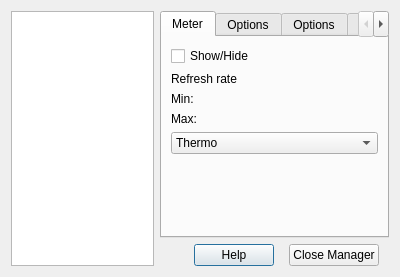
<?xml version="1.0" encoding="UTF-8"?>
<ui version="4.0">
 <class>QRL_MetersManager</class>
 <widget class="QDialog" name="QRL_MetersManager">
  <property name="geometry">
   <rect>
    <x>0</x>
    <y>0</y>
    <width>400</width>
    <height>277</height>
   </rect>
  </property>
  <property name="minimumSize">
   <size>
    <width>400</width>
    <height>277</height>
   </size>
  </property>
  <property name="maximumSize">
   <size>
    <width>400</width>
    <height>277</height>
   </size>
  </property>
  <property name="windowTitle">
   <string>Meters Manager</string>
  </property>
  <property name="windowIcon">
   <iconset>
    <normaloff>:/icons/meter_icon.xpm</normaloff>:/icons/meter_icon.xpm</iconset>
  </property>
  <layout class="QGridLayout">
   <item row="1" column="1">
    <layout class="QHBoxLayout">
     <item>
      <spacer>
       <property name="orientation">
        <enum>Qt::Horizontal</enum>
       </property>
       <property name="sizeHint" stdset="0">
        <size>
         <width>40</width>
         <height>20</height>
        </size>
       </property>
      </spacer>
     </item>
     <item>
      <widget class="QPushButton" name="helpButton">
       <property name="text">
        <string>Help</string>
       </property>
      </widget>
     </item>
     <item>
      <spacer>
       <property name="orientation">
        <enum>Qt::Horizontal</enum>
       </property>
       <property name="sizeHint" stdset="0">
        <size>
         <width>16</width>
         <height>20</height>
        </size>
       </property>
      </spacer>
     </item>
     <item>
      <widget class="QPushButton" name="closeButton">
       <property name="text">
        <string>Close Manager</string>
       </property>
      </widget>
     </item>
     <item>
      <spacer>
       <property name="orientation">
        <enum>Qt::Horizontal</enum>
       </property>
       <property name="sizeHint" stdset="0">
        <size>
         <width>16</width>
         <height>20</height>
        </size>
       </property>
      </spacer>
     </item>
    </layout>
   </item>
   <item row="0" column="0" rowspan="2">
    <widget class="QListWidget" name="meterListWidget">
     <property name="baseSize">
      <size>
       <width>100</width>
       <height>0</height>
      </size>
     </property>
    </widget>
   </item>
   <item row="0" column="1">
    <widget class="QTabWidget" name="tabWidget">
     <property name="currentIndex">
      <number>0</number>
     </property>
     <widget class="QWidget" name="tab">
      <attribute name="title">
       <string>Meter</string>
      </attribute>
      <layout class="QGridLayout">
       <item row="0" column="0" colspan="3">
        <widget class="QCheckBox" name="showCheckBox">
         <property name="text">
          <string>Show/Hide</string>
         </property>
        </widget>
       </item>
       <item row="1" column="0" colspan="2">
        <widget class="QLabel" name="frameLabel">
         <property name="text">
          <string>Refresh rate</string>
         </property>
        </widget>
       </item>
       <item row="1" column="2">
        <widget class="QwtCounter" name="rrCounter">
         <property name="enabled">
          <bool>false</bool>
         </property>
         <property name="numButtons">
          <number>1</number>
         </property>
         <property name="basicstep" stdset="0">
          <double>0.100000000000000</double>
         </property>
         <property name="minValue">
          <double>0.100000000000000</double>
         </property>
         <property name="maxValue">
          <double>50.000000000000000</double>
         </property>
         <property name="value">
          <double>20.000000000000000</double>
         </property>
        </widget>
       </item>
       <item row="2" column="0">
        <widget class="QLabel" name="minLabel">
         <property name="text">
          <string>Min:</string>
         </property>
        </widget>
       </item>
       <item row="2" column="1" colspan="2">
        <widget class="QwtCounter" name="minCounter">
         <property name="numButtons">
          <number>0</number>
         </property>
         <property name="basicstep" stdset="0">
          <double>0.500000000000000</double>
         </property>
         <property name="minValue">
          <double>-2147483647.000000000000000</double>
         </property>
         <property name="maxValue">
          <double>2147483647.000000000000000</double>
         </property>
         <property name="stepButton1">
          <number>10</number>
         </property>
         <property name="stepButton2">
          <number>100</number>
         </property>
         <property name="stepButton3">
          <number>1000</number>
         </property>
         <property name="value">
          <double>-1.000000000000000</double>
         </property>
        </widget>
       </item>
       <item row="3" column="0">
        <widget class="QLabel" name="maxLabel">
         <property name="text">
          <string>Max:</string>
         </property>
        </widget>
       </item>
       <item row="3" column="1" colspan="2">
        <widget class="QwtCounter" name="maxCounter">
         <property name="numButtons">
          <number>0</number>
         </property>
         <property name="basicstep" stdset="0">
          <double>0.500000000000000</double>
         </property>
         <property name="minValue">
          <double>-2147483647.000000000000000</double>
         </property>
         <property name="maxValue">
          <double>2147483647.000000000000000</double>
         </property>
         <property name="stepButton1">
          <number>10</number>
         </property>
         <property name="stepButton2">
          <number>100</number>
         </property>
         <property name="stepButton3">
          <number>1000</number>
         </property>
         <property name="value">
          <double>1.000000000000000</double>
         </property>
        </widget>
       </item>
       <item row="4" column="0" colspan="3">
        <widget class="QComboBox" name="meterComboBox">
         <item>
          <property name="text">
           <string>Thermo</string>
          </property>
         </item>
         <item>
          <property name="text">
           <string>Dial</string>
          </property>
         </item>
         <item>
          <property name="text">
           <string>LCD</string>
          </property>
         </item>
        </widget>
       </item>
       <item row="5" column="0" colspan="3">
        <spacer>
         <property name="orientation">
          <enum>Qt::Vertical</enum>
         </property>
         <property name="sizeHint" stdset="0">
          <size>
           <width>207</width>
           <height>21</height>
          </size>
         </property>
        </spacer>
       </item>
      </layout>
     </widget>
     <widget class="QWidget" name="ThermoOptions">
      <attribute name="title">
       <string>Options</string>
      </attribute>
      <widget class="QPushButton" name="thermoColor1PushButton">
       <property name="geometry">
        <rect>
         <x>10</x>
         <y>50</y>
         <width>83</width>
         <height>27</height>
        </rect>
       </property>
       <property name="text">
        <string>BarColor</string>
       </property>
      </widget>
      <widget class="QComboBox" name="directionComboBox">
       <property name="enabled">
        <bool>false</bool>
       </property>
       <property name="geometry">
        <rect>
         <x>10</x>
         <y>20</y>
         <width>72</width>
         <height>22</height>
        </rect>
       </property>
       <item>
        <property name="text">
         <string>vertical</string>
        </property>
       </item>
       <item>
        <property name="text">
         <string>horizontal</string>
        </property>
       </item>
      </widget>
      <widget class="QLabel" name="label">
       <property name="geometry">
        <rect>
         <x>20</x>
         <y>90</y>
         <width>57</width>
         <height>18</height>
        </rect>
       </property>
       <property name="text">
        <string>pipeWith</string>
       </property>
      </widget>
      <widget class="QwtCounter" name="pipeWithCounter">
       <property name="geometry">
        <rect>
         <x>100</x>
         <y>90</y>
         <width>74</width>
         <height>23</height>
        </rect>
       </property>
       <property name="numButtons">
        <number>0</number>
       </property>
       <property name="basicstep" stdset="0">
        <double>1.000000000000000</double>
       </property>
       <property name="minValue">
        <double>1.000000000000000</double>
       </property>
       <property name="maxValue">
        <double>1000.000000000000000</double>
       </property>
       <property name="value">
        <double>14.000000000000000</double>
       </property>
      </widget>
      <widget class="QPushButton" name="thermoColor2PushButton">
       <property name="enabled">
        <bool>true</bool>
       </property>
       <property name="geometry">
        <rect>
         <x>100</x>
         <y>50</y>
         <width>83</width>
         <height>27</height>
        </rect>
       </property>
       <property name="text">
        <string>BarColor</string>
       </property>
      </widget>
      <widget class="QComboBox" name="colorComboBox">
       <property name="geometry">
        <rect>
         <x>90</x>
         <y>20</y>
         <width>121</width>
         <height>22</height>
        </rect>
       </property>
       <item>
        <property name="text">
         <string>LinearGradient</string>
        </property>
       </item>
       <item>
        <property name="text">
         <string>Color</string>
        </property>
       </item>
      </widget>
      <widget class="QCheckBox" name="alarmCheckBox">
       <property name="geometry">
        <rect>
         <x>20</x>
         <y>120</y>
         <width>83</width>
         <height>22</height>
        </rect>
       </property>
       <property name="text">
        <string>alarm</string>
       </property>
      </widget>
      <widget class="QwtCounter" name="alarmLevelCounter">
       <property name="enabled">
        <bool>true</bool>
       </property>
       <property name="geometry">
        <rect>
         <x>140</x>
         <y>120</y>
         <width>74</width>
         <height>23</height>
        </rect>
       </property>
       <property name="numButtons">
        <number>0</number>
       </property>
       <property name="basicstep" stdset="0">
        <double>0.001000000000000</double>
       </property>
       <property name="minValue">
        <double>-1000000.000000000000000</double>
       </property>
       <property name="maxValue">
        <double>1000000.000000000000000</double>
       </property>
       <property name="value">
        <double>1.000000000000000</double>
       </property>
      </widget>
      <widget class="QLabel" name="label_3">
       <property name="geometry">
        <rect>
         <x>90</x>
         <y>120</y>
         <width>31</width>
         <height>18</height>
        </rect>
       </property>
       <property name="text">
        <string>level</string>
       </property>
      </widget>
      <widget class="QPushButton" name="alarmThermoColor1PushButton">
       <property name="enabled">
        <bool>true</bool>
       </property>
       <property name="geometry">
        <rect>
         <x>10</x>
         <y>150</y>
         <width>83</width>
         <height>27</height>
        </rect>
       </property>
       <property name="text">
        <string>BarColor</string>
       </property>
      </widget>
      <widget class="QPushButton" name="alarmThermoColor2PushButton">
       <property name="enabled">
        <bool>true</bool>
       </property>
       <property name="geometry">
        <rect>
         <x>120</x>
         <y>150</y>
         <width>83</width>
         <height>27</height>
        </rect>
       </property>
       <property name="text">
        <string>BarColor</string>
       </property>
      </widget>
     </widget>
     <widget class="QWidget" name="DialOptions">
      <attribute name="title">
       <string>Options</string>
      </attribute>
      <widget class="QPushButton" name="dialColorPushButton">
       <property name="geometry">
        <rect>
         <x>60</x>
         <y>50</y>
         <width>111</width>
         <height>27</height>
        </rect>
       </property>
       <property name="text">
        <string>needle color</string>
       </property>
      </widget>
     </widget>
     <widget class="QWidget" name="LcdOptions">
      <attribute name="title">
       <string>Options</string>
      </attribute>
      <widget class="QPushButton" name="fontPushButton">
       <property name="geometry">
        <rect>
         <x>50</x>
         <y>100</y>
         <width>111</width>
         <height>31</height>
        </rect>
       </property>
       <property name="text">
        <string>Change Fonts</string>
       </property>
      </widget>
      <widget class="QComboBox" name="formatComboBox">
       <property name="geometry">
        <rect>
         <x>10</x>
         <y>10</y>
         <width>191</width>
         <height>29</height>
        </rect>
       </property>
       <property name="currentIndex">
        <number>1</number>
       </property>
       <item>
        <property name="text">
         <string> e - exp. format</string>
        </property>
       </item>
       <item>
        <property name="text">
         <string>f - fixed format</string>
        </property>
       </item>
       <item>
        <property name="text">
         <string>g - mixed format</string>
        </property>
       </item>
      </widget>
      <widget class="QLabel" name="label_4">
       <property name="geometry">
        <rect>
         <x>10</x>
         <y>60</y>
         <width>69</width>
         <height>20</height>
        </rect>
       </property>
       <property name="text">
        <string>Precision:</string>
       </property>
      </widget>
      <widget class="QwtCounter" name="precisionCounter">
       <property name="geometry">
        <rect>
         <x>90</x>
         <y>50</y>
         <width>84</width>
         <height>30</height>
        </rect>
       </property>
       <property name="numButtons">
        <number>0</number>
       </property>
       <property name="basicstep" stdset="0">
        <double>1.000000000000000</double>
       </property>
       <property name="minValue">
        <double>-1.000000000000000</double>
       </property>
       <property name="maxValue">
        <double>100.000000000000000</double>
       </property>
       <property name="value">
        <double>4.000000000000000</double>
       </property>
      </widget>
     </widget>
    </widget>
   </item>
  </layout>
 </widget>
 <customwidgets>
  <customwidget>
   <class>QwtCounter</class>
   <extends>QWidget</extends>
   <header>qwt_counter.h</header>
  </customwidget>
 </customwidgets>
 <tabstops>
  <tabstop>meterListWidget</tabstop>
  <tabstop>tabWidget</tabstop>
  <tabstop>pipeWithCounter</tabstop>
  <tabstop>alarmLevelCounter</tabstop>
  <tabstop>colorComboBox</tabstop>
  <tabstop>thermoColor1PushButton</tabstop>
  <tabstop>thermoColor2PushButton</tabstop>
  <tabstop>alarmThermoColor1PushButton</tabstop>
  <tabstop>alarmThermoColor2PushButton</tabstop>
  <tabstop>directionComboBox</tabstop>
  <tabstop>closeButton</tabstop>
  <tabstop>alarmCheckBox</tabstop>
  <tabstop>helpButton</tabstop>
  <tabstop>minCounter</tabstop>
  <tabstop>showCheckBox</tabstop>
  <tabstop>rrCounter</tabstop>
  <tabstop>maxCounter</tabstop>
  <tabstop>meterComboBox</tabstop>
 </tabstops>
 <resources/>
 <connections>
  <connection>
   <sender>closeButton</sender>
   <signal>clicked()</signal>
   <receiver>QRL_MetersManager</receiver>
   <slot>hide()</slot>
   <hints>
    <hint type="sourcelabel">
     <x>326</x>
     <y>262</y>
    </hint>
    <hint type="destinationlabel">
     <x>380</x>
     <y>250</y>
    </hint>
   </hints>
  </connection>
 </connections>
</ui>
